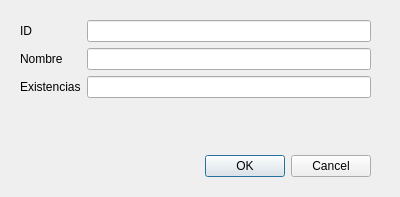
<?xml version="1.0" encoding="UTF-8"?>
<ui version="4.0">
 <class>formProducto</class>
 <widget class="QDialog" name="formProducto">
  <property name="geometry">
   <rect>
    <x>0</x>
    <y>0</y>
    <width>400</width>
    <height>197</height>
   </rect>
  </property>
  <property name="windowTitle">
   <string>Dialog</string>
  </property>
  <property name="modal">
   <bool>true</bool>
  </property>
  <widget class="QDialogButtonBox" name="buttonBox">
   <property name="geometry">
    <rect>
     <x>30</x>
     <y>150</y>
     <width>341</width>
     <height>32</height>
    </rect>
   </property>
   <property name="orientation">
    <enum>Qt::Horizontal</enum>
   </property>
   <property name="standardButtons">
    <set>QDialogButtonBox::Cancel|QDialogButtonBox::Ok</set>
   </property>
  </widget>
  <widget class="QWidget" name="formLayoutWidget">
   <property name="geometry">
    <rect>
     <x>20</x>
     <y>20</y>
     <width>351</width>
     <height>101</height>
    </rect>
   </property>
   <layout class="QFormLayout" name="formLayout">
    <item row="1" column="1">
     <widget class="QLineEdit" name="txtNombre"/>
    </item>
    <item row="1" column="0">
     <widget class="QLabel" name="label_2">
      <property name="text">
       <string>Nombre</string>
      </property>
     </widget>
    </item>
    <item row="0" column="0">
     <widget class="QLabel" name="label">
      <property name="text">
       <string>ID</string>
      </property>
     </widget>
    </item>
    <item row="0" column="1">
     <widget class="QLineEdit" name="txtID"/>
    </item>
    <item row="2" column="0">
     <widget class="QLabel" name="label_3">
      <property name="text">
       <string>Existencias</string>
      </property>
     </widget>
    </item>
    <item row="2" column="1">
     <widget class="QLineEdit" name="txtExistencias"/>
    </item>
   </layout>
  </widget>
 </widget>
 <resources/>
 <connections>
  <connection>
   <sender>buttonBox</sender>
   <signal>accepted()</signal>
   <receiver>formProducto</receiver>
   <slot>accept()</slot>
   <hints>
    <hint type="sourcelabel">
     <x>248</x>
     <y>254</y>
    </hint>
    <hint type="destinationlabel">
     <x>157</x>
     <y>274</y>
    </hint>
   </hints>
  </connection>
  <connection>
   <sender>buttonBox</sender>
   <signal>rejected()</signal>
   <receiver>formProducto</receiver>
   <slot>reject()</slot>
   <hints>
    <hint type="sourcelabel">
     <x>316</x>
     <y>260</y>
    </hint>
    <hint type="destinationlabel">
     <x>286</x>
     <y>274</y>
    </hint>
   </hints>
  </connection>
 </connections>
</ui>
